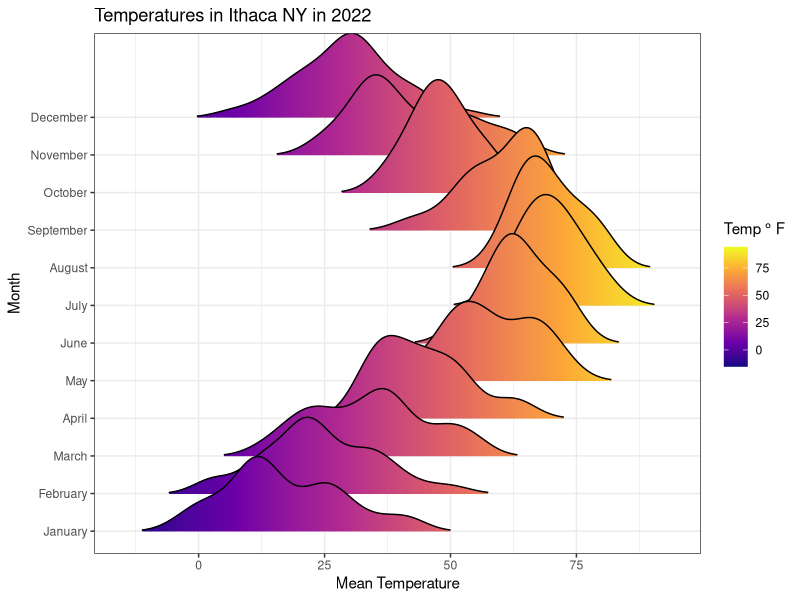

The R source for this figure:
library(tidyverse)
library(ggridges)

# idea and plotting code shamelessly borrowed from:
# https://cran.r-project.org/web/packages/ggridges/vignettes/introduction.html

ith_22 <- read_csv("./input_data/weather_data/2022_daily_temps.csv")

head(ith_22)


ith_22 |> 
  distinct(STATION)
# we have four stations

ith_22 |> 
  group_by(STATION) |> 
  summarize(sum(is.na(TMIN)), sum(is.na(TMAX)))

# only the last station has no missing data (I think this is Cornell, but maybe the airport)

# choose it to keep things simple

# filter it and calculate mean temp

ith_weather <- ith_22 |> 
  filter(STATION == "USC00304174") |> 
  transmute(
    STATION, 
    DATE, 
    mean_temp = rowMeans(across(c(TMAX, TMIN))), 
    # extract month as label from this
    month = lubridate::month(DATE, label = T, abbr = F))


ggplot(ith_weather, aes(x = mean_temp, y = month, fill = after_stat(x))) +
  geom_density_ridges_gradient(scale = 3, rel_min_height = 0.01) +
  #### note use of expression so I could use degree symbol##
  scale_fill_viridis_c(name = expression("Temp"~degree~"F"), option = "C") +
  labs(title = 'Temperatures in Ithaca NY in 2022') + 
  theme_bw() + 
  ylab("Month") + 
  xlab("Mean Temperature")
        
